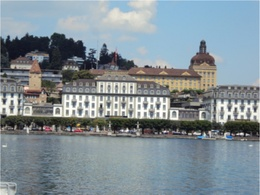
%> input picture XLA_NC/BaoCao/BaoCao/Code/Code8_3_3/1.jpg, 260 x 195 px, shrunk from 2000 x 1497 before the run
$ octave code8_3_3.m   (GNU Octave 9; MATLAB toolbox functions it lacks are replaced by stand-ins)
%> lines starting %> are read from the running program, lines starting %| are printed output that depends on the picture; in (x1, y1, x2, y2) boxes, pixels count from 0 and x2, y2 are one past the last pixel; in counts of white or black regions, pixels touching at a corner belong together; the program's own positions count from 1
clear all;clc;
%%%%%%%%%%%%%%%%%%input images, tectonic image pyramid, store in an array
tic
fprintf('image input, image pyramid building...');
level = 2;
T0 = uint8([]); T = uint8([]);
%%%%%%%%%%%%%%%%%%%%%%
i1 = imread('1.jpg'); T0(:, :, :, 1) = i1;
%> further down, i1 is the input picture: size 195x260x3 uint8; mean R, G, B 130.2, 142.5, 149.3
i2 = imread('2.jpg'); T0(:, :, :, 2) = i2;
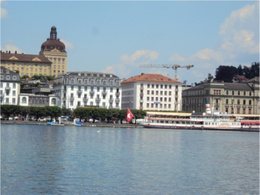
%> input picture XLA_NC/BaoCao/BaoCao/Code/Code8_3_3/2.jpg, 260 x 195 px, shrunk from 2000 x 1497 before the run
%> further down, i2 is the input picture: size 195x260x3 uint8; mean R, G, B 137.3, 152.5, 161.9
i3 = imread('3.jpg'); T0(:, :, :, 3) = i3;
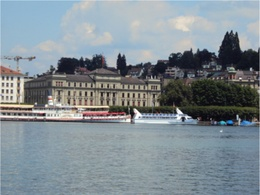
%> input picture XLA_NC/BaoCao/BaoCao/Code/Code8_3_3/3.jpg, 260 x 195 px, shrunk from 2000 x 1497 before the run
%> further down, i3 is the input picture: size 195x260x3 uint8; mean R, G, B 128.7, 139.4, 145.9
[h, w, d] = size(T0(:, :, :, 1)); % % % same size of images is required
%> h = 195; w = 260; d = 3
% [T,Terr]=multi_resolution(T0,level);
T = multi_resolution(T0, level);
toc
% %%%%%%%%%%%%%%%%%%%%% calculate offset through phase correlation
tic
fprintf(' calculate offset through phase correlation...');
M = 3; % %number of images
% L=M*w;%%total length of images
% suml=0;%%total length of the overlapping region
for N = 1:M

    if N < M [i, j] = poc_2pow(T(:, :, :, N), T(:, :, :, N + 1));
    elseif N == M [i, j] = poc_2pow(T(:, :, :, N), T(:, :, :, 1));
    end

    coor_shift(N, 1) = i;
    coor_shift(N, 2) = j;
    % suml=suml+j;
end
%> this loop made 3 passes
%> pass 1, in poc_2pow, `[imageL, t1] = edge(imageL, 'canny', [], 1.2);`:
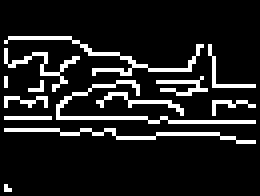
%> imageL: size 49x65 logical (shown 4 times larger); 12.1% white in thin lines or dots, all inside (x1, y1, x2, y2) = (1, 9, 64, 48)
%> after the loop, coor_shift = [-19 2; -18 26; 4 5]

coor_shift = coor_shift * 2^level; % % % convert the offsets in the pyramid hierarchy to the offset of the original
%> coor_shift = [-76 8; -72 104; 16 20]
toc
%%%%%%%%%%%%%%%%% Transform to cylindrical coordinate system
tic
fprintf(' Transform to cylindrical coordinate system...');
f = sqrt(h^2 + w^2);
%> f = 325
[T1, coor_shift02] = coortransf(T0, f, coor_shift);
toc
%%%%%%%%%%%%%merge overlapping parts
tic
fprintf(' merge overlapping parts, stitching image...');
panorama1 = T1(:, :, :, 1);

for N = 1:M

    if N < M panorama1 = mosaic(panorama1, T1(:, :, :, N + 1), coor_shift02(N, 1), coor_shift02(N, 2));
    end

end

toc
%%%%%%%%%%%%%%%%reconstruct image
tic
fprintf('save and show result...');
imwrite(panorama1, 'Result_8_3_3.jpg', 'jpg');
%imshow(panorama1, []);
toc

function T = multi_resolution(Xb, n)
    % multiresolution decomposition
    [r1, c1, d1, N] = size(Xb);

    for i = 1:N
        Xb(:, :, 1, N) = filter2(fspecial('gaussian'), Xb(:, :, 1, N)); % %Default parameters of Gaussian filter [3 3]?
        sigma = 0.5
        Xb(:, :, 2, N) = filter2(fspecial('gaussian'), Xb(:, :, 2, N));
        Xb(:, :, 3, N) = filter2(fspecial('gaussian'), Xb(:, :, 3, N));
    end

    step = 2^n;

    for i = 1:step:r1
        for j = 1:step:c1
            T((i + step - 1) / step, (j + step - 1) / step, :, :) = Xb(i, j, :, :);
        end
    end
end

function [dis, dm] = poc_2pow(imageL, imageR);
    %% phase correlation algorithm
    % imageL=image1;
    % imageR=image2;
    [H1, W1, d1] = size(imageL);
    [H2, W2, d2] = size(imageR);
    if d1 == 3 imageL = rgb2gray(imageL);
    end %%%grayscale
    if d2 == 3 imageR = rgb2gray(imageR);
    end
    % extract the binary outlines of the 2-exponential histogram
    [imageL, t1] = edge(imageL, 'canny', [], 1.2); % % % %sigma=1.2(Default 1)
    [imageR, t2] = edge(imageR, 'canny', [], 1.2); % % % % auto select the threshold value
    Xb = imageL; Yb = imageR;
    %2-exponential histogram
    for i = 5:11
        index2 = 2^i;
        if index2 <= H1 && index2 <= W1 h1 = index2;
        end
        if index2 <= H2 && index2 <= W2 h2 = index2;
        end
    end

    % minhw1=min(h1,w1);
    % minhw2=min(h2,w2);
    minhw1 = h1; minhw2 = h2;
    offset1 = round((H1 - minhw1) / 2);
    offset2 = round((H2 - minhw2) / 2);
    imageL = imageL(offset1:offset1 + minhw1 - 1, W1 - minhw1 + 1:W1); % % %choose right center in the left image
    imageR = imageR(offset2:offset2 + minhw2 - 1, 1:minhw2); % % % % choose left center in the right image
    % phase correlation algorithm for measuring offsets
    A = fft2(im2double(imageL)); %FFT in frequency domain
    B = fft2(im2double(imageR));
    AB = conj(A) .* (B); % % % conjugated convolution, equals to phase transformation
    modAB = abs(AB);
    %peak value??I?J?save peak coordinates which are offsets
    COR = ifft2(AB); % % %unnormalize, reverse transformation for coeerlation
    emin = 100000;
    % for i=1:10
    [maxC, sorti] = max(COR);
    [C, J] = max(maxC);
    I = sorti(J);

    if I < 20 dis = I;
    elseif H2 - I < 20 dis = (I - H2);
    else dis = 0;
    end
    dm = J;
end

function [T1, coor_shift02] = coortransf(T0, f, coor_shift)
%> called with f = 325, coor_shift = [-76 8; -72 104; 16 20]
    %%transformation from image coordinate to cylindrical coordinate
    %transform input image sequence T0 with focal length f
    coor_shift02 = coor_shift; % % % % the first dimension (row values) stay unchanged and the second dimension (column values) update after mapping
%> coor_shift02 = [-76 8; -72 104; 16 20]
    [H, W, r, N] = size(T0);
%> H = 195; W = 260; r = 3
    w2f = W / 2 / f;
%> w2f = 0.4
    h2 = H / 2;
%> h2 = 97.5
    constant2 = f * atan(W / (2 * f));
%> constant2 = 123.7
    constant1 = h2;
%> constant1 = 97.5

    for y = 1:W % % % % % % columns
        angle = atan(y / f - w2f); % % % %atan((y-W/2)/f);
        y1 = uint16(f * angle + constant2);
        if y1 == 0 y1 = 1; end
        for x = 1:H % % % % % % % % % % % % rows
            x1 = uint16((x - h2) * cos(angle) + constant1);
            if x1 == 0 x1 = 1;
            end
            if r == 3 % % % % % % % % % % % % %color image
                for n = 1:N % % % % % % % % %
                    if (y == coor_shift(n, 2)) coor_shift02(n, 2) = y1;
                    end %%%corresponding offsets
                    T1(x1, y1, :, n) = T0(x, y, :, n); % % % % mapping of points
                end
            elseif r == 1
            end
        end

    end
%> this loop made 260 passes
%> (angle, y1) on passes 1 to 3: (-0.378, 1), (-0.375, 2), (-0.373, 3)
%> after the loop, coor_shift02 = [-76 7; -72 98; 16 18]

    [h, w, a, N] = size(T1);
%> h = 195; w = 247; a = 3
    for i = 1:60
        for j = 1:w
            if (T1(i, j, :, :) == 0)
                T1(i, j, :, :) = 255;
            end

            if (T1(h - i, j, :, :) == 0)
                T1(i, j, :, :) = 255;
            end
        end

    end
%> `[T1, coor_shift02] = coortransf(T0, f, coor_shift);`: coor_shift02 = [-76 7; -72 98; 16 18]
%> the loop `for N = 1:M` made 3 passes
%> pass 1, in mosaic, `Ya = image2`:
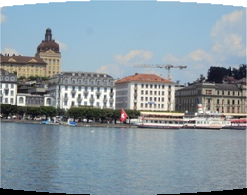
%> Ya: size 195x247x3 uint8; mean R, G, B 137.4, 152.5, 161.8
%> pass 1, in mosaic, `Xa = [Xa; EXa];`:
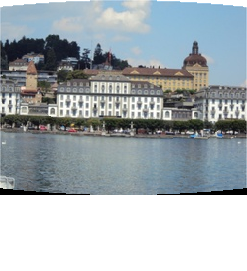
%> Xa: size 271x247x3 uint8; mean R, G, B 165.4, 174, 178.6
%> pass 1, in mosaic, `Ya = [EXb; Ya];`:
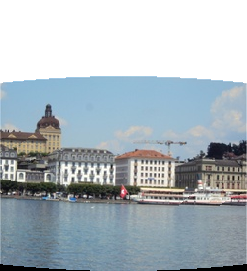
%> Ya: size 271x247x3 uint8; mean R, G, B 170.4, 181.3, 187.9
%> after the loop `for N = 1:M`:
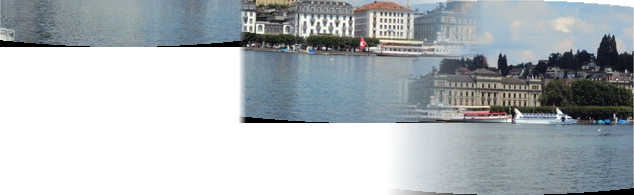
%> panorama1: size 195x634x3 uint8; mean R, G, B 177.5, 184, 187.6
end

function D = mosaic(image1, image2, i, j)
    [ra, ca, a] = size(image1);
    [rb, cb, b] = size(image2);
    Xa = image1; Ya = image2;
    % dis=i;%%% top and bottom offsets
    dis = i;
    EXa = zeros(abs(dis), ca, 3) + 255;
    EXb = zeros(abs(dis), cb, 3) + 255;

    if dis > 1
        Xa = [EXa; Xa];
        Ya = [Ya; EXb];
    elseif dis <- 1
        Xa = [Xa; EXa];
        Ya = [EXb; Ya];

    end

    dm = j; % % % stitching crack width ,limited no more than 50 pel
    A = Xa(:, 1:(ca - dm - 1), :);
    B1 = Xa(:, (ca - dm):ca, :);
    B2 = Ya(:, 1:dm, :);
    B = imagefusion02(B1, B2); % %partial overlapping(fusion)
    C = Ya(:, (dm + 1):cb, :); % % cut out the rest part of the second image
    D = [A, B, C]; % %merge and complete stitching
    %%%% eliminate accumulative errors
    [r, c] = size(D);

    if dis > 1
        D = D(1:(r - dis), :, :);
    elseif dis <- 1
        D = D((abs(dis) + 1):r, :, :);
    end
end

function C = imagefusion02(A, B)
    %%%image fusion
    [M, N, D] = size(A);

    if D == 3
        for i = 1:(N - 1)
            C(:, i, :) = round((double(A(:, i, :)) * (N - i) + double(B(:, i, :)) * i) / N);
        end

    elseif D == 1
        for i = 1:(N - 1)
            C(:, i) = round((double(A(:, i)) * (N - i) + double(B(:, i)) * i) / N);
        end
    end
    % figure,imshow(C/max(max(max(C))))
end
